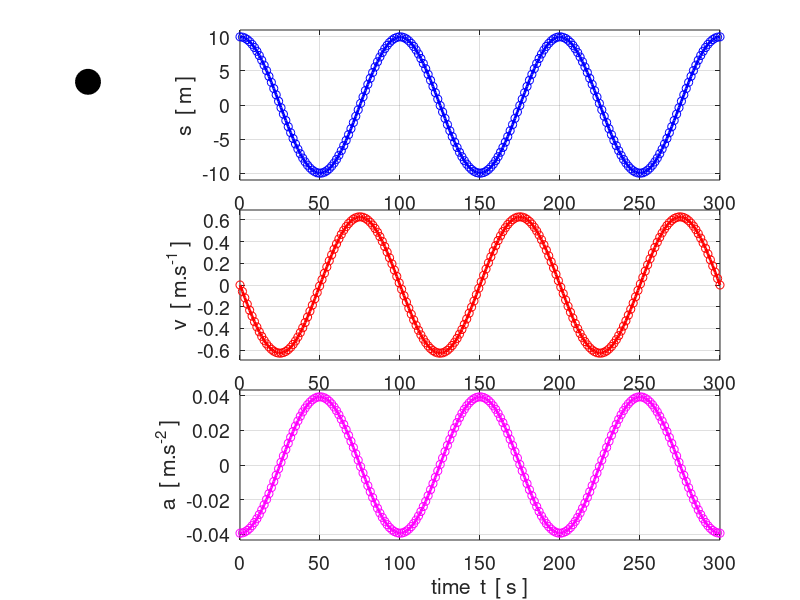

Source code (MATLAB):
% osc_shm_01A.m

% SIMPLE HARMONIC MOTION
% Simulation for the vertical motion of an object attached to a spring
% Animation of the motion can be saved as an animated gif

% Ian Cooper
% School of Physics, University of Sydney
% email: ian.cooper@sydney.edu.au
% http://www.physics.usyd.edu.au/teach_res/mp/mphome.htm
% 170517

clear all
close all
clc


% =======================================================================
%    Setup for saving images (im) 
% ======================================================================
% flag: 0 animated gif NOT saved or 1 saved /  file name
   f_gif = 0;
   ag_name = 'ag_shm_170518.gif';
% Delay in seconds before displaying the next image  
   delay = 0.10;  
% Frame counter start
   nt = 1; 

% ======================================================================
%    PARAMETERS
% ======================================================================

% amplitude sMax  / period T / no. periods nT / no. time steps N
   sMax = 10;
   T = 100;
   nT = 3;
   N = 200; 
   
% angular frequency w / time t / displacement s
   w = 2*pi / T;
   tMax = nT * T;
   t = linspace(0,tMax,N);
   
   s = sMax .* cos(w*t);
   v = -(sMax*w) .* sin(w*t);
   a = -w^2 .* s;
   
   
% ======================================================================
%   GRAPHICS
% ======================================================================   
   pos = [0.1 0.2 0.6 0.6];
   pos1 = [0.01 0.1 0.2 0.8];
   pos2 = [0.3 0.7 0.6 0.25];
   pos3 = [0.3 0.4 0.6 0.25];
   pos4 = [0.3 0.1 0.6 0.25];
   
figure(1)
   set(gcf,'Units','normalized');
   set(gcf,'Position',pos);
   set(gcf,'color','w');

   xP = t; yP = s;
   subplot('Position',pos2) 
   plot(xP, yP,'b','lineWidth',2);
   hold on
   axis([0 tMax -11 11]);
   ylabel('s  [ m ]');
   set(gca,'fontSize',14);
   grid on
   
   xP = t; yP = v;
   subplot('Position',pos3)
   plot(xP, yP,'r','lineWidth',2);
   hold on
   axis([0 tMax -1.1*max(v) 1.1*max(v)]);
   ylabel('v  [ m.s^{-1} ]');
   set(gca,'fontSize',14);
   grid on
   
   xP = t; yP = a;
   subplot('Position',pos4)
   plot(xP, yP,'m','lineWidth',2);
   hold on
   axis([0 tMax -1.1*max(a) 1.1*max(a)]);
   ylabel('a  [ m.s^{-2} ]');
   set(gca,'fontSize',14);
   xlabel('time  t  [ s ]')
   grid on
   
   for c = 1: N
     subplot('Position',pos1) 
     xP = zeros(1,N);
     yP = s;
     hPlot = plot(xP(c),yP(c),'o');
     axis off
     set(hPlot,'MarkerSize',18,'MarkerEdgeColor',[0 0 0], ...
       'MarkerFaceColor', [0 0 0]);
     axis([-1 1 -11 11]);
     
     subplot('Position',pos2)
     xP = t(c); yP = s(c);
     plot(xP, yP,'bo');
     axis([0 tMax -11 11]);
     
     subplot('Position',pos3)
     xP = t(c); yP = v(c);
     plot(xP, yP,'ro');
     axis([0 tMax -1.1*max(v) 1.1*max(v)]);
     
     subplot('Position',pos4)
     xP = t(c); yP = a(c);
     plot(xP, yP,'mo');
     axis([0 tMax -1.1*max(a) 1.1*max(a)]);
     
     pause(0.01);
     
     if f_gif > 0 
       frame = getframe(1);
       im = frame2im(frame);
       [imind,cm] = rgb2ind(im,256);
     %  On the first loop, create the file. In subsequent loops, append.
       if nt == 1
          imwrite(imind,cm,ag_name,'gif','DelayTime',delay,'loopcount',inf);
       else
         imwrite(imind,cm,ag_name,'gif','DelayTime',delay,'writemode','append');
       end
       nt = nt+1;
    end
     
   end
   
   



set(gca,'fontSize',14);


   
